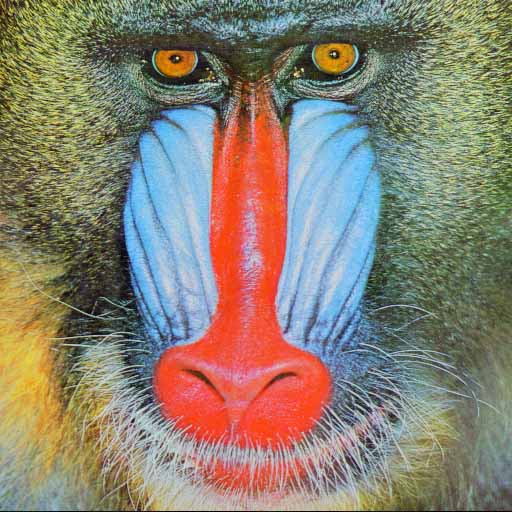
#> input picture ADOM/baboon.jpg, 512 x 512 px, found by its file name
$ jupyter execute --allow-errors 1.ipynb
#> lines starting #> are read from the running program, lines starting #| are printed output that depends on the picture
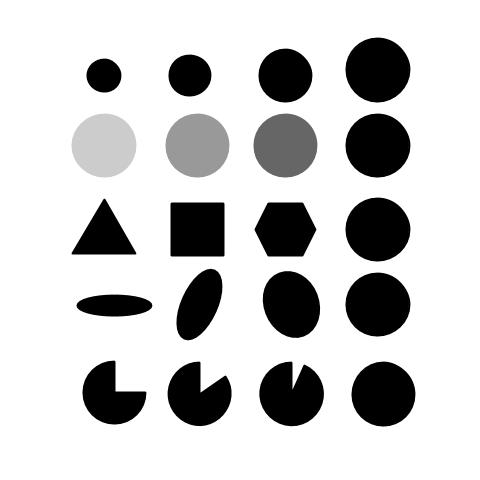
#> input picture ADOM/blob.jpg, 480 x 480 px, found by its file name
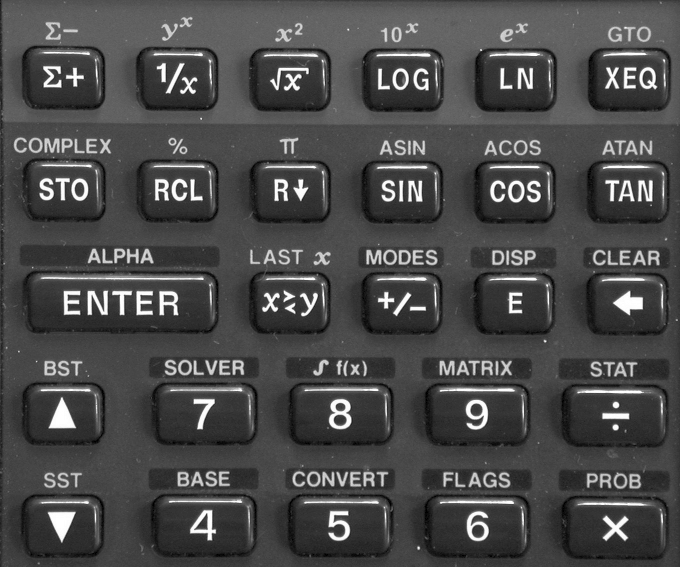
#> input picture ADOM/kalkulator.png, 680 x 567 px, found by its file name
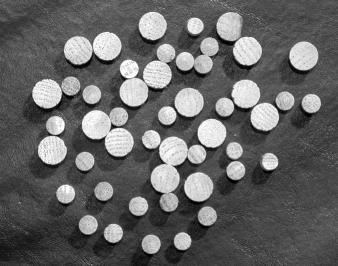
#> input picture ADOM/dowels.png, 338 x 266 px, found by its file name
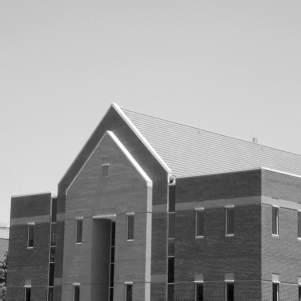
#> input picture ADOM/building.png, 301 x 301 px, found by its file name
**Napisz funkcję umożliwiającą wyświetlanie dowolnej liczby obrazów.** W szczególności funkcja powinna realizować następujące zadania:

- wczytanie listy obrazów do wyświetlenia
- jako opcja, funkcja powinna również umożliwiać przypisanie do każdego obrazu jego tytułu, który potem zostanie wyświetlony nad obrazem
- obrazy powinny być wyświetlane jako macierz (tj. w wierszach i kolumnach)
- liczba wierszy powinna być argumentem funkcji
- liczba kolumn powinna być argumentem opcjonalnym (jeśli jest podana, powinna zostać wyliczona na podstawie liczby obrazów i liczby wierszy)
- funkcja powinna wyświetlać stadardowo obrazy w układzie składowych RGB
- jako opcja powinna przyjmować także obrazy w innych przestrzeniach kolorów, w tym także BGR (openCV)

[cell 1]
import matplotlib.pyplot as plt
import numpy as np
import cv2

# przygotowanie danych
# ścieżki do obrazów
locations = ['./ADOM/baboon.jpg', './ADOM/blob.jpg', './ADOM/kalkulator.png',
             './ADOM/dowels.png', './ADOM/building.png', './ADOM/lena.png',
             './ADOM/kodim01.png', './ADOM/kodim03.png', './ADOM/kodim20.png']

# tytuły obrazów
titles = ['Baboon', 'Blob', 'Kalkulator', 'Dowels', 'Building', 'Lena', 'Kodim01', 'Kodim03', 'Kodim20']

titles2 = titles[0:3]

# załadowanie obrazów, dla uproszczenia wszystkie zostaną zmniejszone i przekształcone do (512, 512)
#> (the rest of this cell did not finish here and is left out)
